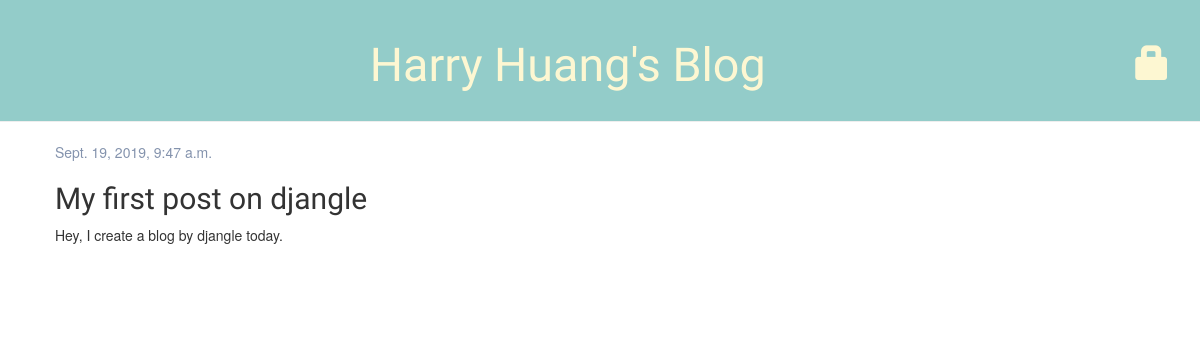
The page /post/1/ on the database as committed earlier.
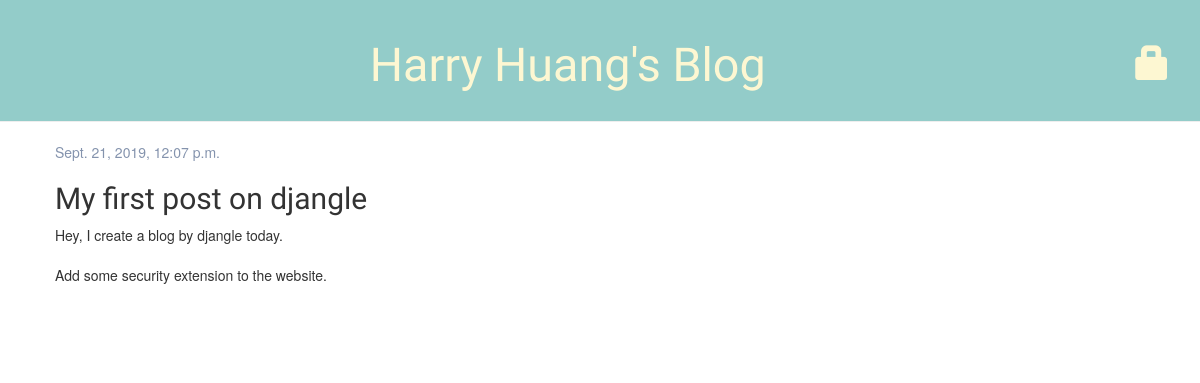
The same page on the database as committed later.
### blog/models.py (models this page shows, shortened)
class Post(models.Model):
    author = models.ForeignKey(settings.AUTH_USER_MODEL, on_delete=models.CASCADE)
    title = models.CharField(max_length=200)
    text = models.TextField()
    created_date = models.DateTimeField(default=timezone.now)
    published_date = models.DateTimeField(blank=True, null=True)

### blog/views.py (the view)
# urls.py: path('post/<int:pk>/', views.post_detail, name='post_detail'),
def post_detail(request, pk):
    post = get_object_or_404(Post, pk=pk)
    return render(request, 'blog/post_detail.html', {'post': post})

### blog/templates/blog/post_detail.html (shortened to what this page needs)
{% extends 'blog/base.html' %}
{% block content %}
    <div class="post">
        {% if post.published_date %}
			<div class="date">
				{{ post.published_date }}
			</div>
		{% else %}
			<a class="btn btn-default" href="{% url 'post_publish' pk=post.pk %}">Publish</a>
		{% endif %}
		<h2>{{ post.title }}</h2>
        <p>{{ post.text|linebreaksbr }}</p>
    </div>
{% endblock %}

Rows that differ between the two databases and show on the page:
changed Post "My first post on djangle": published_date "Sept. 19, 2019, 9:47 a.m." → "Sept. 21, 2019, 12:07 p.m."; text "Hey, I create a blog by djangle today." → "Hey, I create a blog by djangle today. Add some security extension to the website."
